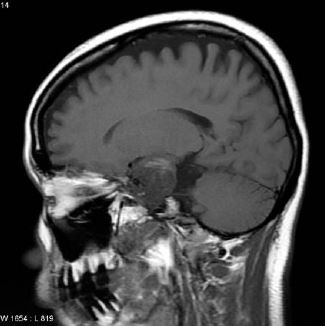
#> input picture Imagenes_Pruebas/cerebro.JPG, 325 x 326 px
$ jupyter execute --allow-errors '3.9 Histograma, ruido y filtrado.ipynb'
#> lines starting #> are read from the running program, lines starting #| are printed output that depends on the picture; after the words box and inside, x2 and y2 are one past the last pixel; in counts of white or black regions, pixels touching at a corner belong together
# Histograma, ruido y filtrado

A continuación haremos uso de las funciones para dada una imagen con ruido removerlo y mejorarla a através del método de igualación por histograma.

* Seleccione una imagen con extensión tif de la página del curso añadir ruido tipo Sal y Pimienta usando la función imnoise en una densidad que afecte al 2% de los pixeles.

* Transformamos la imagen por igualación de histograma para mejorar la imagen ¿Se elimina el ruido?, ¿Cómo podrá eliminar el ruido?

* Remover el ruido usando usando medfilt2 con tres tamaños de ventanas diferentes

* Plotear usando subplot, la imagen original, la imagen con ruido, la imagen mejorada por histograma por igualación y la imagen filtrada

[cell 1]
#Seleccione una imagen con extensión tif de la página del curso añadir ruido tipo Sal y Pimienta usando la función imnoise en una densidad que afecte al 2% de los pixeles.


import cv2
import numpy as np
from matplotlib import pyplot as plt
import cv2 as cv
from skimage import io
import math


#Añade ruido impulsivo a una imagen

# b: imagen de salida con ruido
# a: imagen de entrada
# p: probabilidad del ruido
# imin: valor del impulso de ruido mínimo
# imax: valor del impulso de ruido máximo

a = io.imread('Imagenes_Pruebas/cerebro.JPG',0)
#> a is the input picture: shape (326, 325, 3); min 0, max 255, mean 67
p = 0.02
imin = 2
imax = 4

print(a.shape)
#| (326, 325, 3)
mp = math.ceil(p*a.shape[0]*a.shape[1])
#> mp = 2119
turno = 0
b = a
for inp in range (mp):
    k = math.ceil(a.shape[0]*np.random.rand())-1
    l = math.ceil(a.shape[1]*np.random.rand())-1
    if (turno ==0):
        turno = 1
    else:
        turno = 0
        b[k][l] = imin
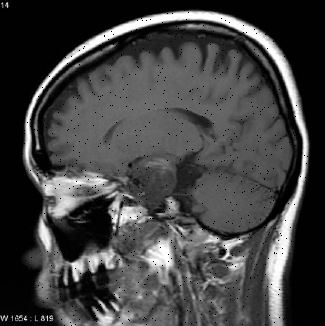
#> b: shape (326, 325, 3); 0.97% of pixels changed, all inside (x1, y1, x2, y2) = (0, 0, 325, 326)
io.imshow(b)
io.imsave('Imagenes_Pruebas/cerebro_sp.JPG', b)

[cell 2]
#Transformamos la imagen por igualación de histograma para mejorar la imagen ¿Se elimina el ruido?, ¿Cómo podrá eliminar el ruido?

img = cv2.imread('Imagenes_Pruebas/cerebro_sp.JPG',0)
#> img: shape (326, 325); min 0, max 255, mean 66.4
hist,bins = np.histogram(img.flatten(),256,[0,256])
#> hist = 256 values, max 22652 at index 1, min 61 at index 198, mean 413.9; bins = 257 values from 0 to 256
cdf = hist.cumsum()
#> cdf = 256 values from 2795 to 105950
cdf_m = np.ma.masked_equal(cdf,0)
cdf_m = (cdf_m - cdf_m.min())*255/(cdf_m.max()-cdf_m.min())
cdf = np.ma.filled(cdf_m,0).astype('uint8')
#> cdf = 256 values from 0 to 255
img2 = cdf[img]
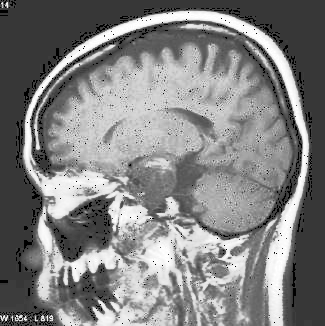
#> img2: shape (326, 325); min 0, max 255, mean 130.1
hist,bins = np.histogram(img2.flatten(),256,[0,256])
#> hist = 256 values, max 22652 at index 55, min 0 at index 1, mean 413.9
cdf_E = hist.cumsum()
#> cdf_E = 256 values from 2795 to 105950
cdf_normalized_E = cdf_E * hist.max()/ cdf_E.max()
#> cdf_normalized_E = 256 values from 597.6 to 22652
plt.plot(cdf_normalized_E, color = 'b')
plt.hist(img.flatten(),256,[0,256], color = 'r')
plt.xlim([0,256])
plt.legend(('cdf_E','histogram'), loc = 'upper left')
plt.show()
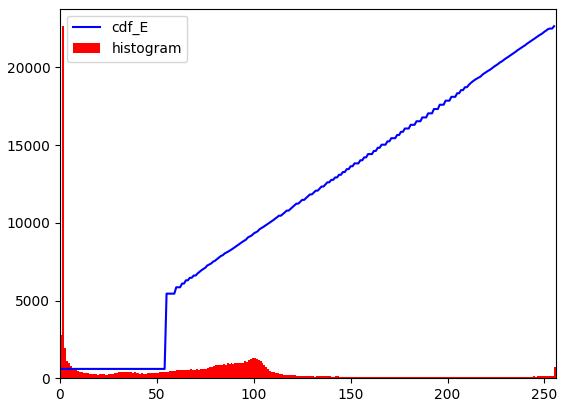
#> figure drawn by matplotlib, 1 panel; tallest bar 22652 high, from x = 1 to 2; curve peaks at x = 255, y = 22652
io.imshow(img2)

$ run again, with Imagenes_Pruebas/1gamma.jpg copied over Imagenes_Pruebas/cerebro.JPG
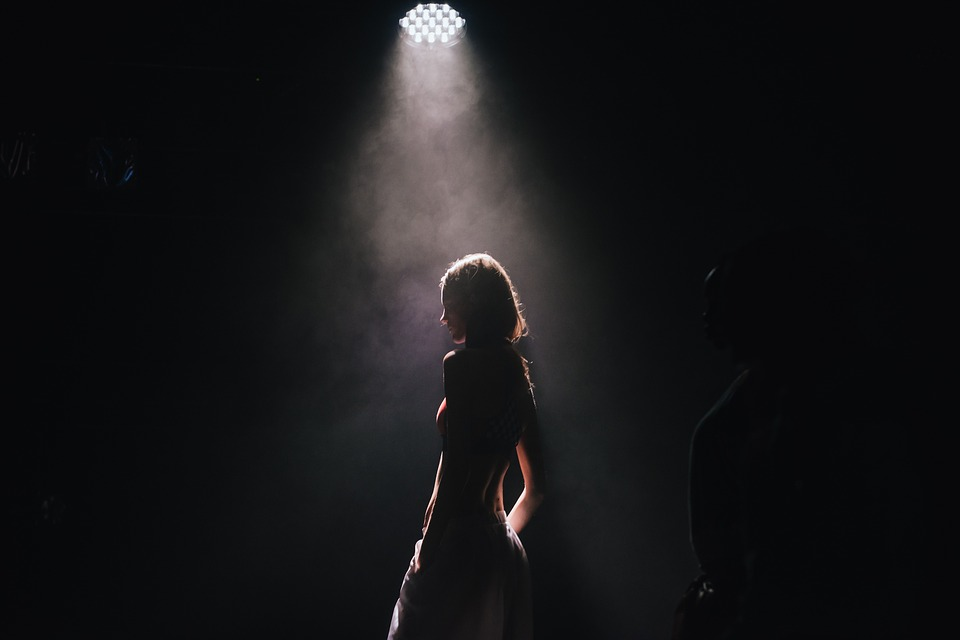
#> input picture Imagenes_Pruebas/1gamma.jpg, 960 x 640 px
#> a is the input picture: shape (640, 960, 3); mean R, G, B 21.4, 21.2, 23
#| (640, 960, 3)
#> after the loop `for inp in range (mp):`:
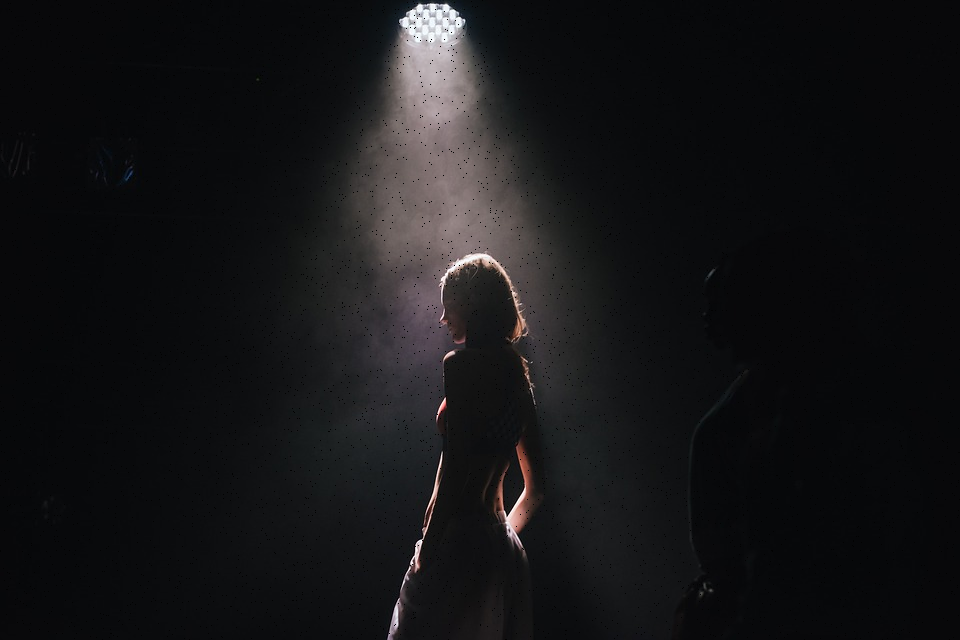
#> b: shape (640, 960, 3); 1% of pixels changed, all inside (x1, y1, x2, y2) = (0, 0, 960, 640)
#> `hist,bins = np.histogram(img.flatten(),256,[0,256])`: hist = 256 values, max 166433 at index 8, min 19 at index 221, mean 2400; bins = 257 values from 0 to 256
#> `cdf = hist.cumsum()`: cdf = 256 values from 138 to 614400
#> `cdf = np.ma.filled(cdf_m,0).astype('uint8')`: cdf = 256 values from 0 to 255
#> `hist,bins = np.histogram(img2.flatten(),256,[0,256])`: hist = 256 values, max 166433 at index 72, min 0 at index 1, mean 2400
#> cdf_E = 256 values from 868 to 614400
#> cdf_normalized_E = 256 values from 235.1 to 166433
#> `plt.show()`:
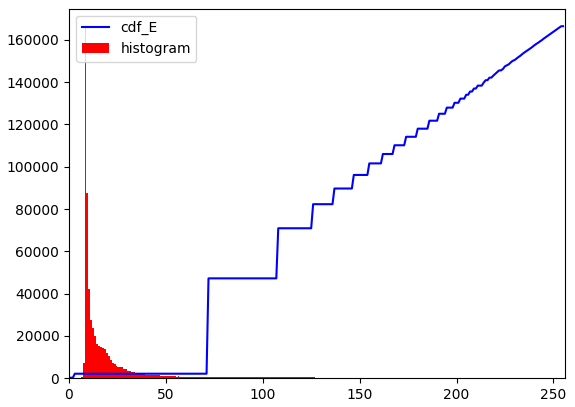
#> figure drawn by matplotlib, 1 panel; tallest bar 166433 high, from x = 8 to 9; curve peaks at x = 255, y = 166433

$ run again, with Imagenes_Pruebas/2gamma.jpg copied over Imagenes_Pruebas/cerebro.JPG
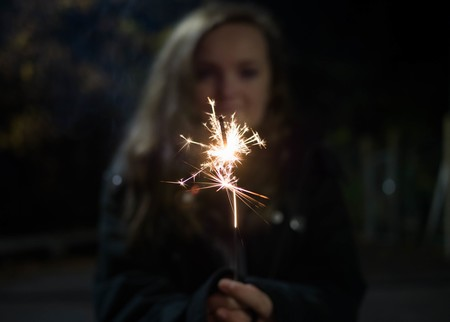
#> input picture Imagenes_Pruebas/2gamma.jpg, 450 x 322 px
#> a is the input picture: shape (322, 450, 3); mean R, G, B 24.2, 21.9, 19.7
#| (322, 450, 3)
#> `hist,bins = np.histogram(img.flatten(),256,[0,256])`: hist = 256 values, max 9380 at index 4, min 6 at index 183, mean 566; bins = 257 values from 0 to 256
#> `cdf = hist.cumsum()`: cdf = 256 values from 3586 to 144900
#> `cdf = np.ma.filled(cdf_m,0).astype('uint8')`: cdf = 256 values from 0 to 255
#> `img2 = cdf[img]`:
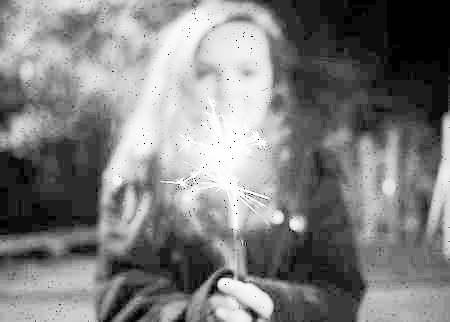
#> img2: shape (322, 450); min 0, max 255, mean 127.4
#> `hist,bins = np.histogram(img2.flatten(),256,[0,256])`: hist = 256 values, max 9380 at index 44, min 0 at index 2, mean 566
#> cdf_E = 256 values from 3586 to 144900
#> cdf_normalized_E = 256 values from 232.1 to 9380
#> `plt.show()`:
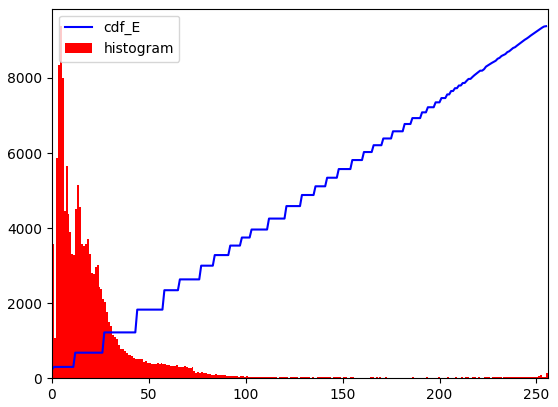
#> figure drawn by matplotlib, 1 panel; tallest bar 9380 high, from x = 4 to 5; curve peaks at x = 255, y = 9380
